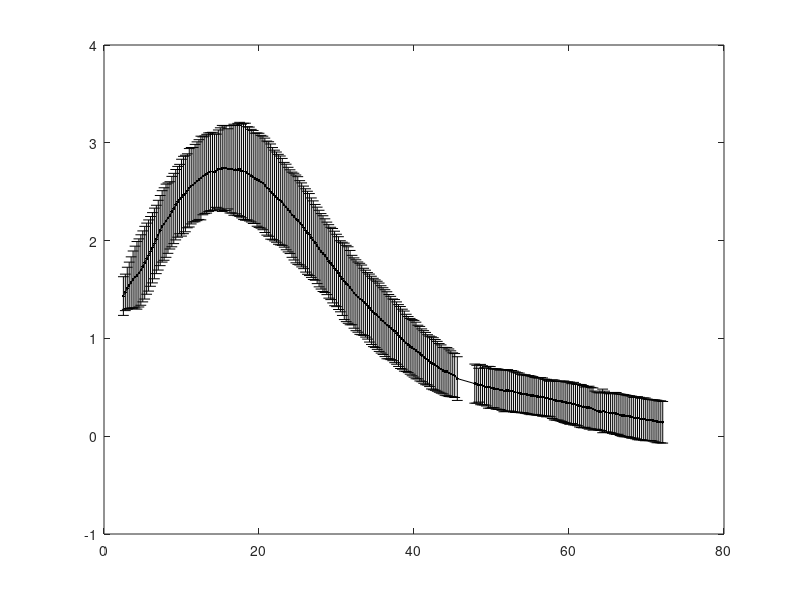

Recreate this plot in MATLAB. (Note: this script raises an error after producing the figure.)
%% Parameter estimation from fitting for Tumor and Car T-cells dynamics

close all;
clear all;

global K;

% Load experimental data (Tumor only from 2.5h to 72h)
T_point = load('Data/Data_extract_041122/Time_carT10.txt'); % Time points in hours
PBT030_Y1 = load('Data/Data_extract_041122/PBT030_carT10_Y1.txt'); % Data from replicate 1
PBT030_Y2 = load('Data/Data_extract_041122/PBT030_carT10_Y2.txt'); % Data from replicate 2
PBT030_Y3 = load('Data/Data_extract_041122/PBT030_carT10_Y3.txt'); % Data from replicate 3

% Average PBT030 data over all replicates
PBT030_ave = mean([PBT030_Y1, PBT030_Y2, PBT030_Y3], 2);

% Plot the average experimental data with error bars
figure
plot(T_point, PBT030_ave, 'k-', 'LineWidth', 0.5);
hold on;

% Calculate the error (max - min) across the three replicates for each data point
err = max([PBT030_Y1, PBT030_Y2, PBT030_Y3], [], 2) - min([PBT030_Y1, PBT030_Y2, PBT030_Y3], [], 2);
errorbar(T_point, PBT030_ave, err, 'k.', 'LineWidth', 0.1);

% Initial conditions: Tumor and Car T-cell concentrations at time 0
T_0 = PBT030_Y3(1);
C_0_cellNum = ((PBT030_Y3(1) - 0.1602) / 0.0001946) / 10;  % Convert to cell number
C_0 = C_0_cellNum * 0.0001946 + 0.1602;  % Car T-cell concentration
Init = [T_0; C_0];  % Initial conditions vector: [Tumor cells, Car T-cells]

% Load optimal K value
load('K_opt_Tonly.mat', 'K_opt');
K = K_opt;  % Tumor carrying capacity 

% Initial guesses for parameter optimization (alfa, theta_TC, mu, delta)
x0 = [0.15, 0.1, 0.1, 0.1];  % Initial guesses for [alfa, theta_TC, mu, delta]

% Optimization options for Particle Swarm
options = optimoptions('particleswarm', 'SwarmSize', 10, 'FunctionTolerance', 1e-6, 'HybridFcn', @fmincon,'MaxIterations', 500, 'ObjectiveLimit', 1e-6, 'InitialSwarmMatrix', x0);

% Lower and upper bounds for the parameters
lb = [0, 0, -5, 0];  % Lower bounds for [alfa, theta_TC, mu, delta]
ub = [5, 10, 5, 1];  % Upper bounds for [alfa, theta_TC, mu, delta]
nvar = 4;  % Number of variables to optimize

% Define the objective function for Particle Swarm Optimization
fun = @fun_alfak1k3delta_PS;

% Run the Particle Swarm Optimization to estimate parameters
[x, fval, exitflag, output] = particleswarm(fun, nvar, lb, ub, options);

% Extract optimized parameters
alfa_opt = x(1);
k1_opt = x(2);
k3_opt = x(3);
delta_opt = x(4);

% Solve the ODEs with the optimized parameters
[t, y] = ode45(@(t, y) CarOv(t, y, [x(1), K, x(2), x(3), x(4)]), T_point, Init);

% Plot the results (Tumor and Car T-cells over time)
hold on;
plot(t, y(:, 1), 'r', 'LineWidth', 2); % Tumor cells (T) over time
plot(t, y(:, 2), 'b', 'LineWidth', 2); % Car T-cells (C) over time

% Customize plot appearance
xlim([0 72]);
ylim([0 6]);
legend('Tumor cells', 'Car T-cells');
xlabel('Time [h]');
ylabel('ICI');
title('E:T ratio - 1:10');

% Save the optimized parameters to a .mat file
save('alfak1k3delta_opt_T10_Y3.mat', 'k1_opt', 'k3_opt', 'alfa_opt', 'delta_opt');

%%% Objective function for parameter estimation
function SSE = fun_alfak1k3delta_PS(x)

global K;

% Load experimental data
T_point = load('Data/Data_extract_041122/Time_carT10.txt');
PBT030_Y1 = load('Data/Data_extract_041122/PBT030_carT10_Y1.txt');
PBT030_Y2 = load('Data/Data_extract_041122/PBT030_carT10_Y2.txt');
PBT030_Y3 = load('Data/Data_extract_041122/PBT030_carT10_Y3.txt');

PBT030_ave = mean([PBT030_Y1, PBT030_Y2, PBT030_Y3], 2);  % Average experimental data
xdata = T_point;
ydata = PBT030_Y3;  % Use data from replicates 3 for fitting

% Assign parameters from input vector 'x'
alfa = x(1);
k1 = x(2);
k3 = x(3);
delta = x(4);
par = [alfa, K, k1, k3, delta];

% Initial conditions for the model
C_0_cellNum = ((PBT030_Y3(1) - 0.1602) / 0.0001946) / 10;
C_0 = C_0_cellNum * 0.0001946 + 0.1602;
Init = [PBT030_Y3(1); C_0];

% Solve the ODEs using ode45
[t, y] = ode45(@(t, y) CarOv(t, y, par), xdata, Init);

% Compute the sum of squared errors (SSE)
R1 = sum((ydata - y(:, 1)).^2);  % Tumor cell fit error

SSE = R1;  % Total error (SSE) for parameter fitting

end

%%% ODE function for Tumor and Car T-cell dynamics
function dydt = CarOv(t, y, par)

alfa = par(1);
K = par(2);
k1 = par(3); %theta_TC
k3 = par(4); %mu
delta = par(5);

T = y(1);  % Tumor cells
C = y(2);  % Car T-cells

% Differential equations
dTdt = alfa * T * (1 - T / K) - k1 * T * C;  % Tumor cell growth and interaction with Car T-cells
dCdt = -delta * C + k3 * T * C;  % Car T-cell decay and activation by tumor cells

dydt = [dTdt; dCdt];  % Return the derivatives

end